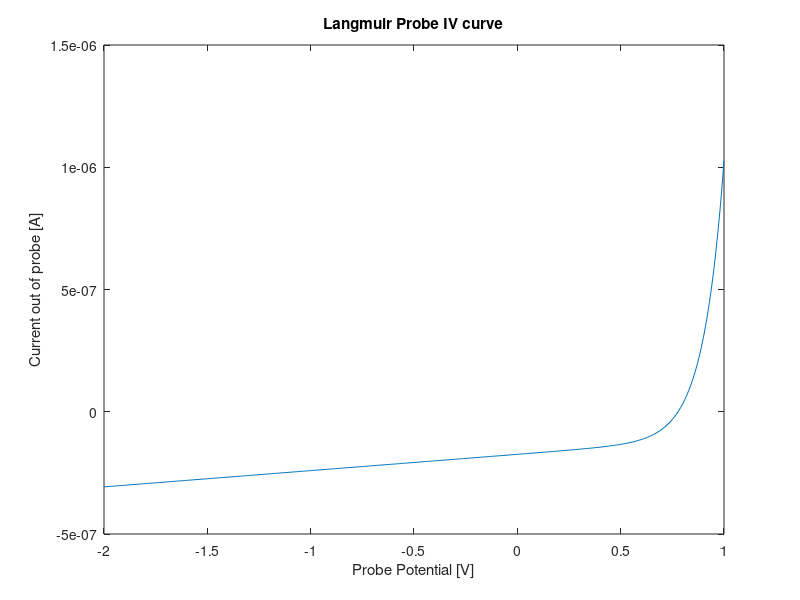
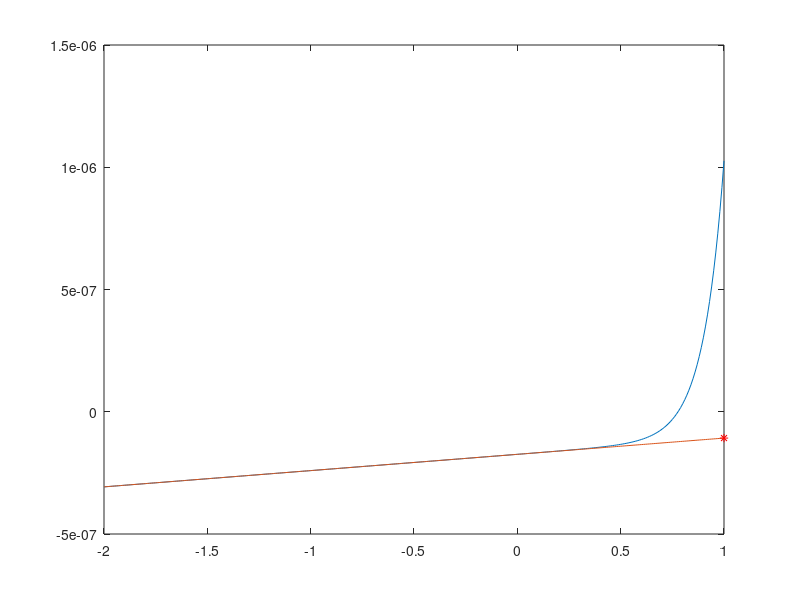

These charts were generated, in order, by the following MATLAB code: (Note: this script raises an error after producing the figures.)
% PROCESS NAME:
%
%   Langmuir Probe Data
% 
% DESCRIPTION:
%
%   Produce syntetic Langmuir probe data to analyse
%
% INPUTS:
%
%   none
%
% OUTPUTS:
%
%   data - (table) contains entries for LP current measurements and 
%          respective voltage potential levels
% 
% ASSUMPTIONS AND LIMITATIONS:
%
%   none
%

%%
% Jason Powell 09 September 2022

% The first model we consider is based on Debchoudhury's method for looking
% at FPMU data on the ISS: "Observations and Validation of Plasma Density,
% Temperature, and O+ Abundance From a Langmuir Probe Onboard the ISS"

% I = -I_ram_i - I_OML_i + I_e
%   I_ram_i = n_j*A_proj*e*V_sc ; The ions that run into collector body
%   I_OML_i = I_th_j*({1-e(phi-phi_p)}/k_b*T_i)^beta ; the OML ion current
%   I_e     = I_th_e*exp({e(phi-phi_p)}/k_b*T_e) ; the electron current 
%   I_th_j  = n_j*q_j*A*sqrt(k_b*T_j/(2*pi*m_j)) ; the thermal current for ions/electrons

% KNOWN CONSTANTS
k_b = 1.38e-23;  % Boltsmann constant m^2*kg*s^-2*K^-1
e   = 1.602e-19; % elementary charge
q_e   = e; % electron charge coulombs 
q_i   = e;  % ion charge coulombs
m_e = 9.109e-31; % electron mass, kg

% Environment Parameters
n = 1e12; % density m^-3
T = 1160; % Temperature, K
m_i = 2.65e-26; % O+ ion mass, kg

phi_p = 1; % plasma potential, Volts
phi = -2:0.01:phi_p; % Bias potential, Volts
V_sc  = 7.4e3; % SC velocity, m/s


% Probe parameters
% probeRadius = 0.5e-3;    % meters
% probeHeight = 85.2e-3; % meters
probeRadius = 0.5e-3;    % meters
probeHeight = 85.2e-3; % meters
A_proj = probeRadius*2*probeHeight; % projected area, m^2
A      = pi*probeRadius*probeHeight; % OML collection area, m^2
beta = 1;

I_ram  = n*A_proj*e*V_sc;
I_th_e = n*e*A*sqrt((k_b*T)/(2*pi*m_e));
I_th_i = n*e*A*sqrt((k_b*T)/(2*pi*m_i));
I_OML_i = I_th_i*(1-((e*(phi-phi_p))/(k_b*T))).^beta;
I_e     = I_th_e*exp((e*(phi-phi_p))/(k_b*T));

I = -I_ram -I_OML_i + I_e;

figure
plot(phi,I)
xlabel('Probe Potential [V]')
ylabel('Current out of probe [A]')
title('Langmuir Probe IV curve')

%% Solve for stage 1 parameters

% floating potential
vf = interp1(I,phi,0); % The voltage at the zero current threshold

% fit a line to the ion current collection
index = phi > -2 & phi < -1.5;
p = polyfit(phi(index),I(index),1);
I_ram_est = -polyval(p,phi_p);
n_est = I_ram_est/(A_proj*e*V_sc);

figure
plot(phi,I)
hold on
plot(phi,polyval(p,phi))
plot(phi_p,-I_ram_est,'r*')
yline(-I_ram_est)
xline(phi_p)
text(phi_p+0.05,-I_ram_est+0.05,['I_{ram} = ', sprintf('%0.2f',I_ram_est)])
xlim([-2,2])
title('Ram Current Estimation')

%% Do non-linear curve fitting

% x(1): n - number density
% x(2): T - temperature
% x(3): phi_p - plasma potential
% x(4): beta - OML parameter
fun = @(x,phi) -x(1)*A_proj*e*V_sc ... % ion ram current
                        -x(1)*e*A*sqrt((k_b*x(2))/(2*pi*m_i))*(1-((e*(phi-x(3)))/(k_b*x(2)))).^x(4) ... % ion current
                        +x(1)*e*A*sqrt((k_b*x(2))/(2*pi*m_e))*exp((e*(phi-x(3)))/(k_b*x(2))); % electron current


% for now we use known values for phi_p and beta
T_guess = 1200; % kelvin
phi_guess = phi_p;
beta_guess = beta;

x0 = [n_est,T_guess,phi_guess,beta_guess]; % initial guesses for lsqcurvefit
bounds(1,:) = x0 - 0.05*x0;
bounds(2,:) = x0 + 0.05*x0;
tolerance = 1e-25;
options = optimoptions('lsqcurvefit','Algorithm','levenberg-marquardt','StepTolerance',tolerance,'FunctionTolerance',tolerance);
x = lsqcurvefit(fun,x0,phi,I,bounds(1,:),bounds(2,:),options);


figure
tiledlayout(4,1)
nexttile([3,1])
plot(phi,I)
hold on
plot(phi,fun(x,phi))
nexttile
plot(phi,abs(I-fun(x,phi)))























